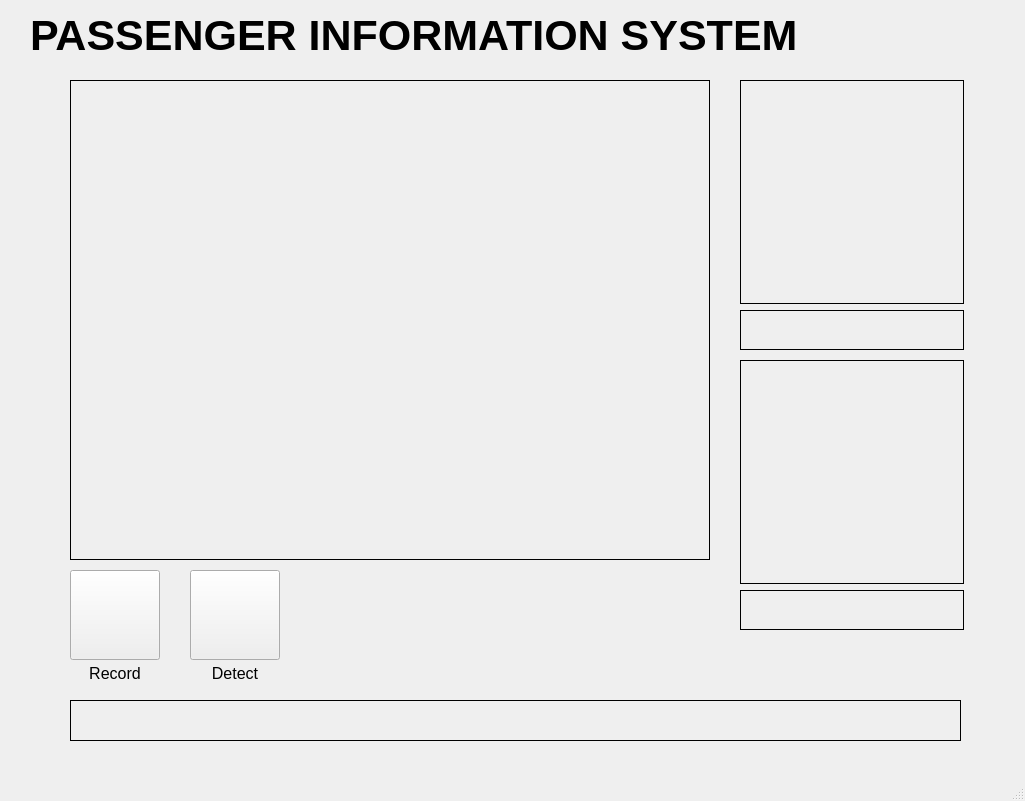
<?xml version="1.0" encoding="UTF-8"?>
<ui version="4.0">
 <class>MainWindow</class>
 <widget class="QMainWindow" name="MainWindow">
  <property name="geometry">
   <rect>
    <x>0</x>
    <y>0</y>
    <width>1025</width>
    <height>801</height>
   </rect>
  </property>
  <property name="minimumSize">
   <size>
    <width>843</width>
    <height>0</height>
   </size>
  </property>
  <property name="maximumSize">
   <size>
    <width>1920</width>
    <height>1078</height>
   </size>
  </property>
  <property name="windowTitle">
   <string>Face</string>
  </property>
  <widget class="QWidget" name="centralwidget">
   <widget class="QLabel" name="cam">
    <property name="enabled">
     <bool>true</bool>
    </property>
    <property name="geometry">
     <rect>
      <x>70</x>
      <y>80</y>
      <width>640</width>
      <height>480</height>
     </rect>
    </property>
    <property name="minimumSize">
     <size>
      <width>640</width>
      <height>480</height>
     </size>
    </property>
    <property name="maximumSize">
     <size>
      <width>640</width>
      <height>480</height>
     </size>
    </property>
    <property name="mouseTracking">
     <bool>false</bool>
    </property>
    <property name="frameShape">
     <enum>QFrame::Box</enum>
    </property>
    <property name="text">
     <string/>
    </property>
   </widget>
   <widget class="QLabel" name="race_prediction">
    <property name="geometry">
     <rect>
      <x>740</x>
      <y>310</y>
      <width>224</width>
      <height>40</height>
     </rect>
    </property>
    <property name="font">
     <font>
      <pointsize>12</pointsize>
      <weight>75</weight>
      <bold>true</bold>
     </font>
    </property>
    <property name="frameShape">
     <enum>QFrame::Box</enum>
    </property>
    <property name="text">
     <string/>
    </property>
   </widget>
   <widget class="QPushButton" name="detectButton">
    <property name="geometry">
     <rect>
      <x>190</x>
      <y>570</y>
      <width>90</width>
      <height>90</height>
     </rect>
    </property>
    <property name="text">
     <string/>
    </property>
   </widget>
   <widget class="QLabel" name="language_prediction">
    <property name="geometry">
     <rect>
      <x>740</x>
      <y>590</y>
      <width>224</width>
      <height>40</height>
     </rect>
    </property>
    <property name="font">
     <font>
      <pointsize>12</pointsize>
      <weight>75</weight>
      <bold>true</bold>
     </font>
    </property>
    <property name="frameShape">
     <enum>QFrame::Box</enum>
    </property>
    <property name="text">
     <string/>
    </property>
   </widget>
   <widget class="QPushButton" name="recordButton">
    <property name="geometry">
     <rect>
      <x>70</x>
      <y>570</y>
      <width>90</width>
      <height>90</height>
     </rect>
    </property>
    <property name="sizePolicy">
     <sizepolicy hsizetype="Minimum" vsizetype="Minimum">
      <horstretch>0</horstretch>
      <verstretch>0</verstretch>
     </sizepolicy>
    </property>
    <property name="font">
     <font>
      <pointsize>48</pointsize>
     </font>
    </property>
    <property name="text">
     <string/>
    </property>
   </widget>
   <widget class="QLabel" name="prediction">
    <property name="geometry">
     <rect>
      <x>70</x>
      <y>700</y>
      <width>891</width>
      <height>41</height>
     </rect>
    </property>
    <property name="font">
     <font>
      <pointsize>12</pointsize>
      <weight>75</weight>
      <bold>true</bold>
     </font>
    </property>
    <property name="frameShape">
     <enum>QFrame::Box</enum>
    </property>
    <property name="text">
     <string/>
    </property>
   </widget>
   <widget class="QLabel" name="faceimg">
    <property name="enabled">
     <bool>true</bool>
    </property>
    <property name="geometry">
     <rect>
      <x>740</x>
      <y>80</y>
      <width>224</width>
      <height>224</height>
     </rect>
    </property>
    <property name="minimumSize">
     <size>
      <width>224</width>
      <height>224</height>
     </size>
    </property>
    <property name="mouseTracking">
     <bool>false</bool>
    </property>
    <property name="frameShape">
     <enum>QFrame::Box</enum>
    </property>
    <property name="text">
     <string/>
    </property>
   </widget>
   <widget class="QLabel" name="recordimg">
    <property name="enabled">
     <bool>true</bool>
    </property>
    <property name="geometry">
     <rect>
      <x>740</x>
      <y>360</y>
      <width>224</width>
      <height>224</height>
     </rect>
    </property>
    <property name="minimumSize">
     <size>
      <width>224</width>
      <height>224</height>
     </size>
    </property>
    <property name="mouseTracking">
     <bool>false</bool>
    </property>
    <property name="frameShape">
     <enum>QFrame::Box</enum>
    </property>
    <property name="text">
     <string/>
    </property>
   </widget>
   <widget class="QLabel" name="Header">
    <property name="geometry">
     <rect>
      <x>30</x>
      <y>10</y>
      <width>970</width>
      <height>51</height>
     </rect>
    </property>
    <property name="font">
     <font>
      <pointsize>32</pointsize>
      <weight>75</weight>
      <bold>true</bold>
     </font>
    </property>
    <property name="frameShape">
     <enum>QFrame::NoFrame</enum>
    </property>
    <property name="text">
     <string>PASSENGER INFORMATION SYSTEM</string>
    </property>
   </widget>
   <widget class="QLabel" name="recordtext">
    <property name="geometry">
     <rect>
      <x>70</x>
      <y>665</y>
      <width>90</width>
      <height>16</height>
     </rect>
    </property>
    <property name="font">
     <font>
      <pointsize>12</pointsize>
     </font>
    </property>
    <property name="text">
     <string>Record</string>
    </property>
    <property name="alignment">
     <set>Qt::AlignCenter</set>
    </property>
   </widget>
   <widget class="QLabel" name="detecttext">
    <property name="geometry">
     <rect>
      <x>190</x>
      <y>665</y>
      <width>90</width>
      <height>16</height>
     </rect>
    </property>
    <property name="font">
     <font>
      <pointsize>12</pointsize>
     </font>
    </property>
    <property name="layoutDirection">
     <enum>Qt::LeftToRight</enum>
    </property>
    <property name="text">
     <string>Detect</string>
    </property>
    <property name="alignment">
     <set>Qt::AlignCenter</set>
    </property>
   </widget>
  </widget>
  <widget class="QStatusBar" name="statusbar"/>
  <widget class="QMenuBar" name="menubar">
   <property name="geometry">
    <rect>
     <x>0</x>
     <y>0</y>
     <width>1025</width>
     <height>26</height>
    </rect>
   </property>
  </widget>
 </widget>
 <resources/>
 <connections/>
</ui>
